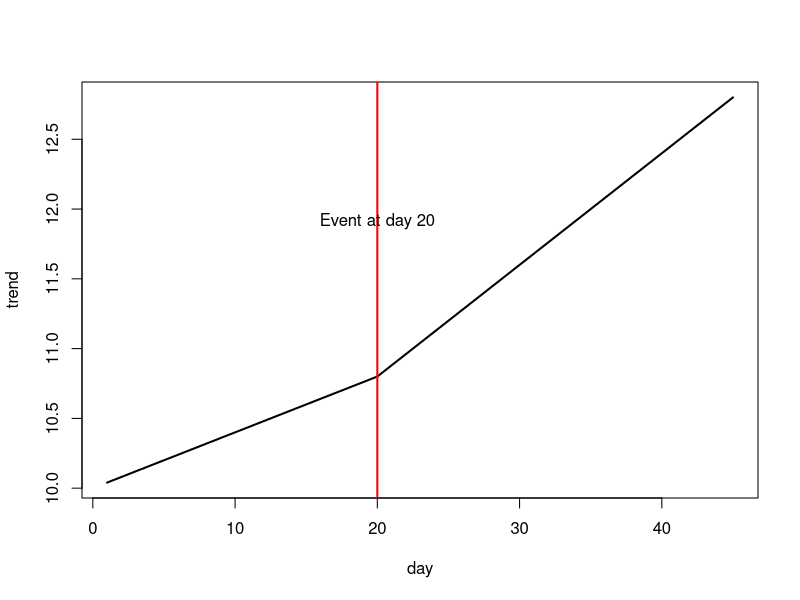
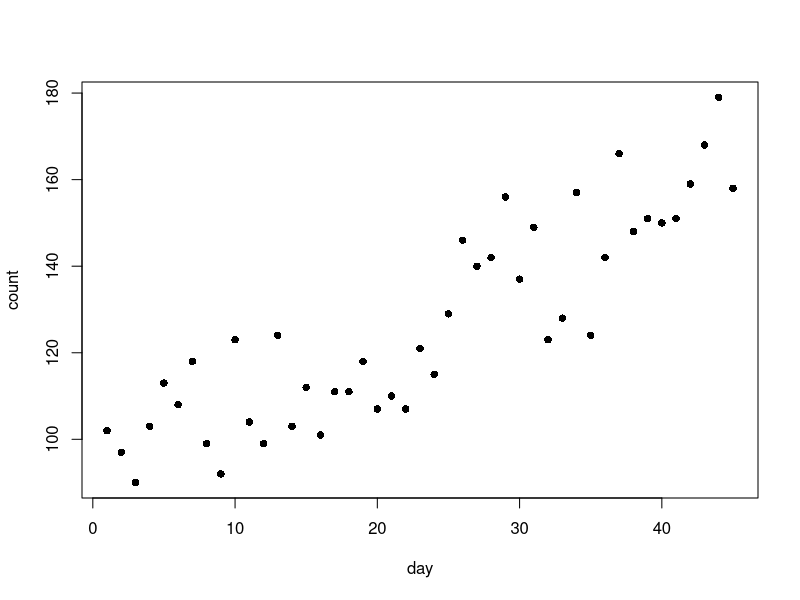
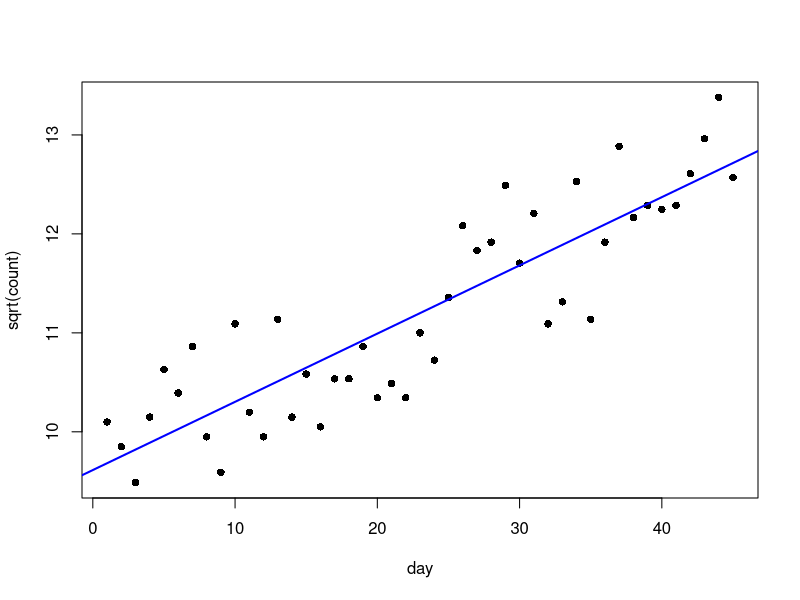
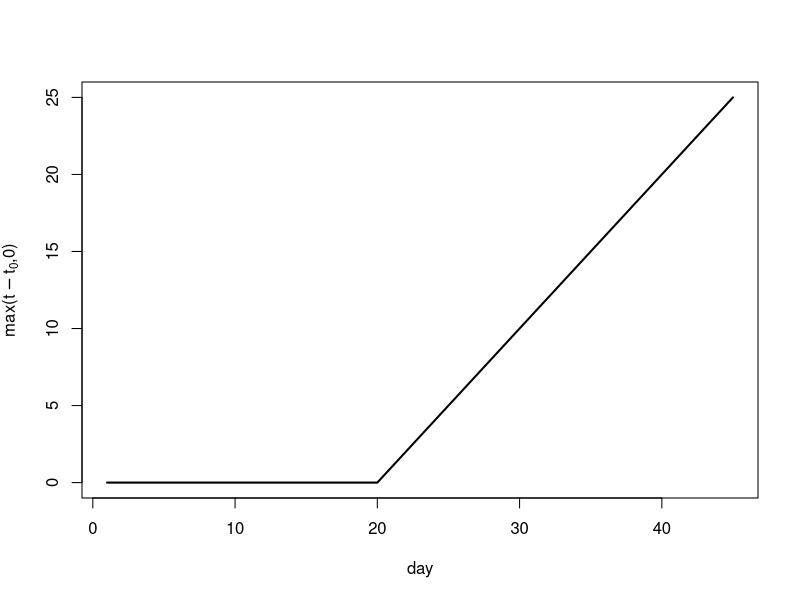
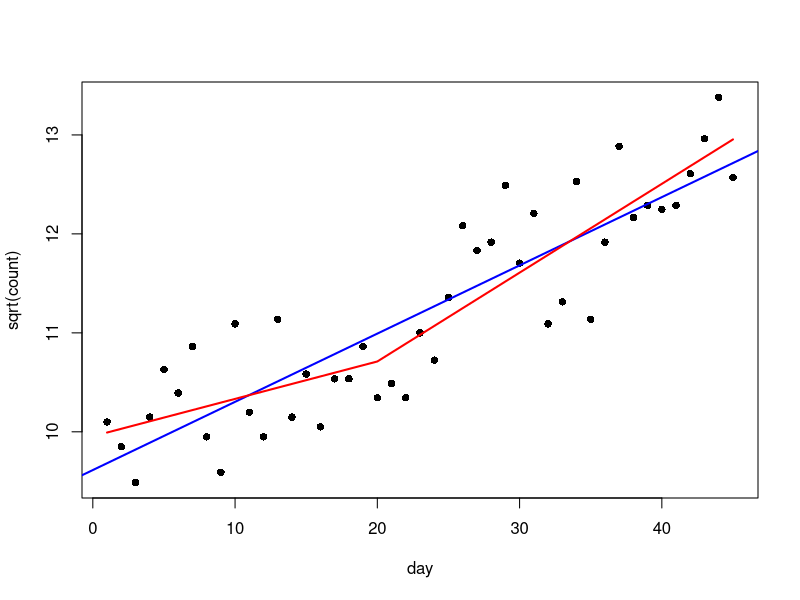

The R source for these figures, in order:
## ---- chunk 1
options(scipen=1, digits=2)
require(xtable, quietly=TRUE)
set.seed(56223)
sim.one = function(mb, ma, n) {
before = rpois(n, mb)
after = rpois(n, ma)
cat("before = ")
dput(before, control=NULL)
cat("after = ")
dput(after, control=NULL)
}
sim.one(140,175,5)
sim.one(220, 240, 4)
sim.one(100,197, 6)
## ---- chunk 2
set.seed(86755)
sim.two = function(BIm, AIm, BCm, ACm, n) {
BIx = rpois(n, 96)
AIx = rpois(n, 129)
BCx = rpois(n, 52)
ACx = rpois(n, 85)
cat("before.control = ")
dput(BCx, control=NULL)
cat("after.control = ")
dput(ACx, control=NULL)
cat("before.impact = ")
dput(BIx, control=NULL)
cat("after.impact = ")
dput(AIx, control=NULL)
}
sim.two(96,129,52,85, 4)
sim.two(140, 175, 75,75, 5)
sim.two(200,210, 150,145, 6)
## ---- chunk 3
before.control = c(43, 47, 58, 61)
after.control = c(81, 78, 90, 79)
before.impact = c(99, 116, 107, 93)
after.impact = c(129, 143, 119, 120)
data = sqrt(c(before.control, after.control, before.impact, after.impact))
n = length(before.control)
when = c(rep("before", n), rep("after", n), rep("before", n), rep("after", n))
company = c(rep("control", 2 * n), rep("impact", 2 * n))
summary(aov(data ~ when * company))
## ---- chunk 4
day = 1:45
int = 20
mu = 10+ 0.04*day + 0.04*pmax(day-int,0)
plot(day, mu, ylab="trend", lwd=2, type="l")
abline(v=int, col="red", lwd=2)
text(int, par("usr")[4]-1, paste("Event at day", int), adj=0.5)
## ---- chunk 5
set.seed(12245)
count = rpois(length(day), mu^2)
plot(day, count, pch=16)
## ---- chunk 6
plot(day, sqrt(count), pch=16)
abline((fit0 = lm(sqrt(count)~day)), lwd=2, col="blue")
## ---- chunk 7
plot(day, pmax(day-int,0), type="l", lwd=2, ylab=expression(paste("max(", t-t[0], ",0)")))
## ---- chunk 8
fit = lm(sqrt(count)~day + I(pmax(day-20,0)))
plot(day, sqrt(count), pch=16)
abline(lm(sqrt(count)~day), lwd=2, col="blue")
lines(day, fitted(fit), lwd=2, col="red")
summary(fit)
